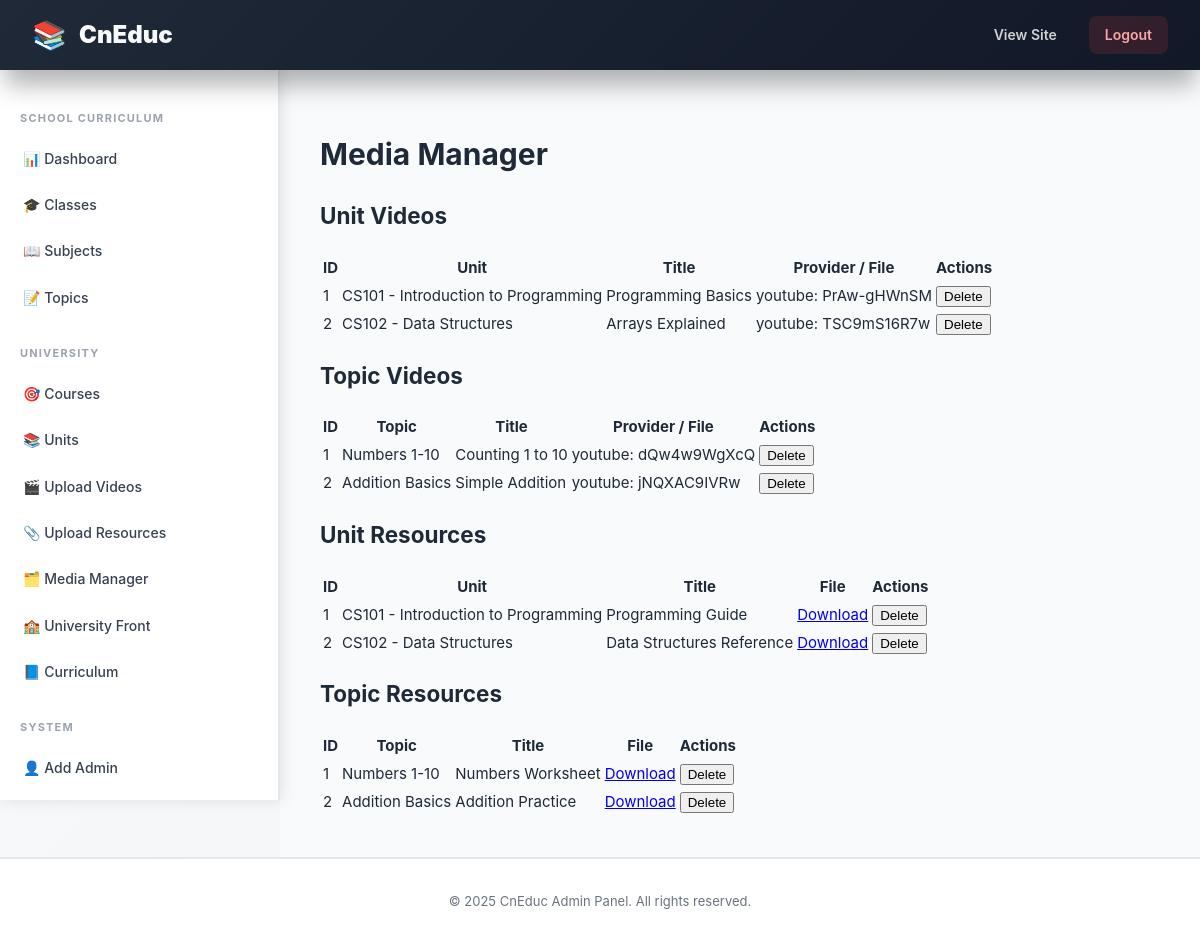
/admin/media_list.php (signed in), run on the app's committed database.
### tables this page shows
CREATE TABLE IF NOT EXISTS `unit_videos` (
  `id` INT AUTO_INCREMENT PRIMARY KEY,
  `unit_id` INT NOT NULL,
  `title` VARCHAR(255) NOT NULL,
  `description` TEXT,
  `video_url` VARCHAR(500) NOT NULL,
  `video_provider` ENUM('youtube', 'vimeo', 'local') DEFAULT 'youtube',
  `duration_seconds` INT,
  `position` INT DEFAULT 0,
  `created_at` TIMESTAMP DEFAULT CURRENT_TIMESTAMP,
  FOREIGN KEY (`unit_id`) REFERENCES `units`(`id`) ON DELETE CASCADE
);

CREATE TABLE IF NOT EXISTS `units` (
  `id` INT AUTO_INCREMENT PRIMARY KEY,
  `course_id` INT NOT NULL,
  `code` VARCHAR(50),
  `title` VARCHAR(255) NOT NULL,
  `content` TEXT,
  `position` INT DEFAULT 0,
  FOREIGN KEY (`course_id`) REFERENCES `courses`(`id`) ON DELETE CASCADE
);

CREATE TABLE IF NOT EXISTS `topic_videos` (
  `id` INT AUTO_INCREMENT PRIMARY KEY,
  `topic_id` INT NOT NULL,
  `title` VARCHAR(255) NOT NULL,
  `description` TEXT,
  `video_url` VARCHAR(500) NOT NULL,
  `video_provider` ENUM('youtube', 'vimeo', 'local') DEFAULT 'youtube',
  `duration_seconds` INT,
  `position` INT DEFAULT 0,
  `created_at` TIMESTAMP DEFAULT CURRENT_TIMESTAMP,
  FOREIGN KEY (`topic_id`) REFERENCES `topics`(`id`) ON DELETE CASCADE
);

CREATE TABLE IF NOT EXISTS `topics` (
  `id` INT AUTO_INCREMENT PRIMARY KEY,
  `subject_id` INT NOT NULL,
  `title` VARCHAR(255) NOT NULL,
  `content` TEXT,
  `position` INT DEFAULT 0,
  FOREIGN KEY (`subject_id`) REFERENCES `subjects`(`id`) ON DELETE CASCADE
);

CREATE TABLE IF NOT EXISTS `unit_resources` (
  `id` INT AUTO_INCREMENT PRIMARY KEY,
  `unit_id` INT NOT NULL,
  `title` VARCHAR(255) NOT NULL,
  `description` TEXT,
  `file_path` VARCHAR(500) NOT NULL,
  `file_size` INT,
  `file_type` VARCHAR(20),
  `position` INT DEFAULT 0,
  `created_at` TIMESTAMP DEFAULT CURRENT_TIMESTAMP,
  FOREIGN KEY (`unit_id`) REFERENCES `units`(`id`) ON DELETE CASCADE
);

CREATE TABLE IF NOT EXISTS `topic_resources` (
  `id` INT AUTO_INCREMENT PRIMARY KEY,
  `topic_id` INT NOT NULL,
  `title` VARCHAR(255) NOT NULL,
  `description` TEXT,
  `file_path` VARCHAR(500) NOT NULL,
  `file_size` INT,
  `file_type` VARCHAR(20),
  `position` INT DEFAULT 0,
  `created_at` TIMESTAMP DEFAULT CURRENT_TIMESTAMP,
  FOREIGN KEY (`topic_id`) REFERENCES `topics`(`id`) ON DELETE CASCADE
);

### admin/media_list.php (the view, shortened to what this page needs)
<?php
require_once __DIR__ . '/../includes/db.php';
include __DIR__ . '/header.php';
$unit_videos = $mysqli->query('SELECT uv.*, u.code AS unit_code, u.title AS unit_title FROM unit_videos uv LEFT JOIN units u ON uv.unit_id = u.id ORDER BY uv.created_at DESC')
    ->fetch_all(MYSQLI_ASSOC);
$topic_videos = $mysqli->query('SELECT tv.*, t.title AS topic_title FROM topic_videos tv LEFT JOIN topics t ON tv.topic_id = t.id ORDER BY tv.created_at DESC')
    ->fetch_all(MYSQLI_ASSOC);
$unit_resources = $mysqli->query('SELECT ur.*, u.code AS unit_code, u.title AS unit_title FROM unit_resources ur LEFT JOIN units u ON ur.unit_id = u.id ORDER BY ur.created_at DESC')
    ->fetch_all(MYSQLI_ASSOC);
$topic_resources = $mysqli->query('SELECT tr.*, t.title AS topic_title FROM topic_resources tr LEFT JOIN topics t ON tr.topic_id = t.id ORDER BY tr.created_at DESC')
    ->fetch_all(MYSQLI_ASSOC);
?>
<div class="card">
  <h1>Media Manager</h1>
  <h2>Unit Videos</h2>
  <table class="table">
    <thead><tr><th>ID</th><th>Unit</th><th>Title</th><th>Provider / File</th><th>Actions</th></tr></thead>
    <tbody>
    <?php foreach ($unit_videos as $v): ?>
      <tr>
        <td><?php echo $v['id']; ?></td>
        <td><?php echo htmlspecialchars(($v['unit_code'] ? $v['unit_code'] . ' - ' : '') . $v['unit_title']); ?></td>
        <td><?php echo htmlspecialchars($v['title']); ?></td>
        <td><?php if ($v['video_provider'] === 'local') { echo '<a href="' . htmlspecialchars($v['video_url']) . '" target="_blank">Local file</a>'; } else { echo htmlspecialchars($v['video_provider'] . ': ' . $v['video_url']); } ?></td>
        <td>
          <form method="post" style="display:inline" onsubmit="return confirm('Delete this item?');">
            <input type="submit" value="Delete">
          </form>
        </td>
      </tr>
    <?php endforeach; ?>
    </tbody>
  </table>
  <h2>Topic Videos</h2>
  <table class="table">
    <thead><tr><th>ID</th><th>Topic</th><th>Title</th><th>Provider / File</th><th>Actions</th></tr></thead>
    <tbody>
    <?php foreach ($topic_videos as $v): ?>
      <tr>
        <td><?php echo $v['id']; ?></td>
        <td><?php echo htmlspecialchars($v['topic_title']); ?></td>
        <td><?php echo htmlspecialchars($v['title']); ?></td>
        <td><?php if ($v['video_provider'] === 'local') { echo '<a href="' . htmlspecialchars($v['video_url']) . '" target="_blank">Local file</a>'; } else { echo htmlspecialchars($v['video_provider'] . ': ' . $v['video_url']); } ?></td>
        <td>
          <form method="post" style="display:inline" onsubmit="return confirm('Delete this item?');">
            <input type="submit" value="Delete">
          </form>
        </td>
      </tr>
    <?php endforeach; ?>
    </tbody>
  </table>
  <h2>Unit Resources</h2>
  <table class="table">
    <thead><tr><th>ID</th><th>Unit</th><th>Title</th><th>File</th><th>Actions</th></tr></thead>
    <tbody>
    <?php foreach ($unit_resources as $r): ?>
      <tr>
        <td><?php echo $r['id']; ?></td>
        <td><?php echo htmlspecialchars(($r['unit_code'] ? $r['unit_code'] . ' - ' : '') . $r['unit_title']); ?></td>
        <td><?php echo htmlspecialchars($r['title']); ?></td>
        <td><?php echo '<a href="' . htmlspecialchars($r['file_path']) . '" target="_blank">Download</a>'; ?></td>
        <td>
          <form method="post" style="display:inline" onsubmit="return confirm('Delete this resource?');">
            <input type="submit" value="Delete">
          </form>
        </td>
      </tr>
    <?php endforeach; ?>
    </tbody>
  </table>
  <h2>Topic Resources</h2>
  <table class="table">
    <thead><tr><th>ID</th><th>Topic</th><th>Title</th><th>File</th><th>Actions</th></tr></thead>
    <tbody>
    <?php foreach ($topic_resources as $r): ?>
      <tr>
        <td><?php echo $r['id']; ?></td>
        <td><?php echo htmlspecialchars($r['topic_title']); ?></td>
        <td><?php echo htmlspecialchars($r['title']); ?></td>
        <td><?php echo '<a href="' . htmlspecialchars($r['file_path']) . '" target="_blank">Download</a>'; ?></td>
        <td>
          <form method="post" style="display:inline" onsubmit="return confirm('Delete this resource?');">
            <input type="submit" value="Delete">
          </form>
        </td>
      </tr>
    <?php endforeach; ?>
    </tbody>
  </table>
</div>
<?php include __DIR__ . '/footer.php'; ?>

### assets/admin.css (style rules this page uses)
* { box-sizing: border-box; -webkit-box-sizing: border-box; -moz-box-sizing: border-box; }
:root { --primary: #6366f1; --primary-dark: #4f46e5; --primary-light: #f0f4ff; --primary-lighter: #f5f3ff; --secondary: #ec4899; --accent: #f59e0b; --success: #10b981; --danger: #ef4444; --warning: #f59e0b; --info: #3b82f6; --gray-900: #111827; --gray-800: #1f2937; --gray-700: #374151; --gray-600: #4b5563; --gray-500: #6b7280; --gray-400: #9ca3af; --gray-300: #d1d5db; --gray-200: #e5e7eb; --gray-100: #f3f4f6; --gray-50: #f9fafb; --shadow-xs: 0 1px 2px 0 rgba(0, 0, 0, 0.05); --shadow-sm: 0 1px 3px 0 rgba(0, 0, 0, 0.1), 0 1px 2px -1px rgba(0, 0, 0, 0.1); --shadow-md: 0 4px 6px -1px rgba(0, 0, 0, 0.1), 0 2px 4px -2px rgba(0, 0, 0, 0.1); --shadow-lg: 0 10px 15px -3px rgba(0, 0, 0, 0.1), 0 4px 6px -4px rgba(0, 0, 0, 0.1); --shadow-xl: 0 20px 25px -5px rgba(0, 0, 0, 0.1), 0 8px 10px -6px rgba(0, 0, 0, 0.1); --shadow-2xl: 0 25px 50px -12px rgba(0, 0, 0, 0.25); --transition: all 0.3s cubic-bezier(0.4, 0, 0.2, 1); }
html { scroll-behavior: smooth; width: 100%; overflow-x: hidden; -ms-overflow-style: scrollbar; }
body { font-family: 'Inter', -apple-system, BlinkMacSystemFont, 'Segoe UI', 'Roboto', sans-serif; margin: 0; padding: 0; background: #f3f4f6; background: linear-gradient(135deg, #f9fafb 0%, #f3f4f6 100%); color: #1f2937; line-height: 1.6; font-size: 15px; -webkit-font-smoothing: antialiased; -moz-osx-font-smoothing: grayscale; overflow-x: hidden; }

### admin/header.php (style rules this page uses)
* { box-sizing: border-box; -webkit-box-sizing: border-box; -moz-box-sizing: border-box; }
html { scroll-behavior: smooth; -ms-overflow-style: scrollbar; }
body { margin: 0; padding: 0; }

### data on the page
unit_videos: id "1", unit.title "CS101 - Introduction to Programming", title "Programming Basics", video_provider+video_url "youtube: PrAw-gHWnSM"
unit_videos: id "2", unit.title "CS102 - Data Structures", title "Arrays Explained", video_provider+video_url "youtube: TSC9mS16R7w"
topic_videos: id "1", topic.title "Numbers 1-10", title "Counting 1 to 10", video_provider+video_url "youtube: dQw4w9WgXcQ"
topic_videos: id "2", topic.title "Addition Basics", title "Simple Addition", video_provider+video_url "youtube: jNQXAC9IVRw"
unit_resources: id "1", unit.title "CS101 - Introduction to Programming", title "Programming Guide"
unit_resources: id "2", unit.title "CS102 - Data Structures", title "Data Structures Reference"
topic_resources: id "1", topic.title "Numbers 1-10", title "Numbers Worksheet"
topic_resources: id "2", topic.title "Addition Basics", title "Addition Practice"
